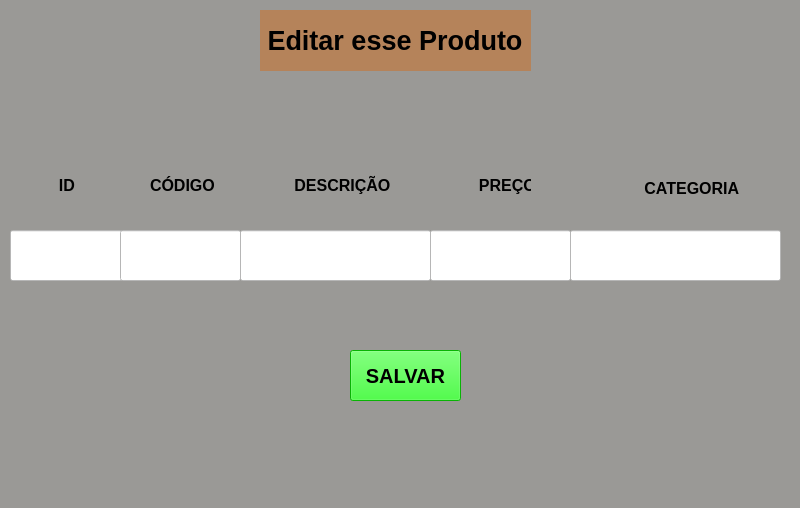
<?xml version="1.0" encoding="UTF-8"?>
<ui version="4.0">
 <class>MainWindow</class>
 <widget class="QMainWindow" name="MainWindow">
  <property name="geometry">
   <rect>
    <x>0</x>
    <y>0</y>
    <width>800</width>
    <height>508</height>
   </rect>
  </property>
  <property name="windowTitle">
   <string>MainWindow</string>
  </property>
  <property name="styleSheet">
   <string notr="true">background-color: rgb(154, 153, 150);</string>
  </property>
  <widget class="QWidget" name="centralwidget">
   <widget class="QLabel" name="label">
    <property name="geometry">
     <rect>
      <x>260</x>
      <y>10</y>
      <width>271</width>
      <height>61</height>
     </rect>
    </property>
    <property name="font">
     <font>
      <pointsize>20</pointsize>
      <weight>75</weight>
      <bold>true</bold>
     </font>
    </property>
    <property name="styleSheet">
     <string notr="true">background-color: rgb(181, 131, 90);</string>
    </property>
    <property name="text">
     <string> Editar esse Produto</string>
    </property>
   </widget>
   <widget class="QLabel" name="label_1">
    <property name="geometry">
     <rect>
      <x>50</x>
      <y>170</y>
      <width>31</width>
      <height>31</height>
     </rect>
    </property>
    <property name="font">
     <font>
      <pointsize>12</pointsize>
      <weight>75</weight>
      <bold>true</bold>
     </font>
    </property>
    <property name="styleSheet">
     <string notr="true">background-color: rgb(154, 153, 150);</string>
    </property>
    <property name="text">
     <string>  ID</string>
    </property>
   </widget>
   <widget class="QLabel" name="label_2">
    <property name="geometry">
     <rect>
      <x>150</x>
      <y>170</y>
      <width>81</width>
      <height>31</height>
     </rect>
    </property>
    <property name="font">
     <font>
      <pointsize>12</pointsize>
      <weight>75</weight>
      <bold>true</bold>
     </font>
    </property>
    <property name="styleSheet">
     <string notr="true">background-color: rgb(154, 153, 150);</string>
    </property>
    <property name="text">
     <string>CÓDIGO</string>
    </property>
   </widget>
   <widget class="QLabel" name="label_3">
    <property name="geometry">
     <rect>
      <x>290</x>
      <y>170</y>
      <width>101</width>
      <height>31</height>
     </rect>
    </property>
    <property name="font">
     <font>
      <pointsize>12</pointsize>
      <weight>75</weight>
      <bold>true</bold>
     </font>
    </property>
    <property name="styleSheet">
     <string notr="true">background-color: rgb(154, 153, 150);</string>
    </property>
    <property name="text">
     <string> DESCRIÇÃO</string>
    </property>
   </widget>
   <widget class="QLabel" name="label_4">
    <property name="geometry">
     <rect>
      <x>470</x>
      <y>170</y>
      <width>61</width>
      <height>31</height>
     </rect>
    </property>
    <property name="font">
     <font>
      <pointsize>12</pointsize>
      <weight>75</weight>
      <bold>true</bold>
     </font>
    </property>
    <property name="styleSheet">
     <string notr="true">background-color: rgb(154, 153, 150);
color: rgb(0, 0, 0);</string>
    </property>
    <property name="text">
     <string>  PREÇO</string>
    </property>
   </widget>
   <widget class="QLineEdit" name="id">
    <property name="geometry">
     <rect>
      <x>10</x>
      <y>230</y>
      <width>113</width>
      <height>51</height>
     </rect>
    </property>
    <property name="styleSheet">
     <string notr="true">background-color: rgb(255, 255, 255);</string>
    </property>
   </widget>
   <widget class="QLineEdit" name="codigo">
    <property name="geometry">
     <rect>
      <x>120</x>
      <y>230</y>
      <width>121</width>
      <height>51</height>
     </rect>
    </property>
    <property name="styleSheet">
     <string notr="true">background-color: rgb(255, 255, 255);</string>
    </property>
   </widget>
   <widget class="QLineEdit" name="descricao">
    <property name="geometry">
     <rect>
      <x>240</x>
      <y>230</y>
      <width>191</width>
      <height>51</height>
     </rect>
    </property>
    <property name="styleSheet">
     <string notr="true">background-color: rgb(255, 255, 255);</string>
    </property>
   </widget>
   <widget class="QLineEdit" name="preco">
    <property name="geometry">
     <rect>
      <x>430</x>
      <y>230</y>
      <width>141</width>
      <height>51</height>
     </rect>
    </property>
    <property name="styleSheet">
     <string notr="true">background-color: rgb(255, 255, 255);</string>
    </property>
   </widget>
   <widget class="QLineEdit" name="categoria">
    <property name="geometry">
     <rect>
      <x>570</x>
      <y>230</y>
      <width>211</width>
      <height>51</height>
     </rect>
    </property>
    <property name="styleSheet">
     <string notr="true">background-color: rgb(255, 255, 255);</string>
    </property>
   </widget>
   <widget class="QPushButton" name="salvar">
    <property name="geometry">
     <rect>
      <x>350</x>
      <y>350</y>
      <width>111</width>
      <height>51</height>
     </rect>
    </property>
    <property name="font">
     <font>
      <pointsize>15</pointsize>
      <weight>75</weight>
      <bold>true</bold>
     </font>
    </property>
    <property name="styleSheet">
     <string notr="true">background-color: rgb(13, 251, 5);</string>
    </property>
    <property name="text">
     <string>SALVAR</string>
    </property>
   </widget>
   <widget class="QLabel" name="label_5">
    <property name="geometry">
     <rect>
      <x>640</x>
      <y>180</y>
      <width>101</width>
      <height>17</height>
     </rect>
    </property>
    <property name="font">
     <font>
      <pointsize>12</pointsize>
      <weight>75</weight>
      <bold>true</bold>
     </font>
    </property>
    <property name="text">
     <string> CATEGORIA</string>
    </property>
   </widget>
  </widget>
  <widget class="QMenuBar" name="menubar">
   <property name="geometry">
    <rect>
     <x>0</x>
     <y>0</y>
     <width>800</width>
     <height>22</height>
    </rect>
   </property>
  </widget>
  <widget class="QStatusBar" name="statusbar"/>
 </widget>
 <resources/>
 <connections/>
</ui>
